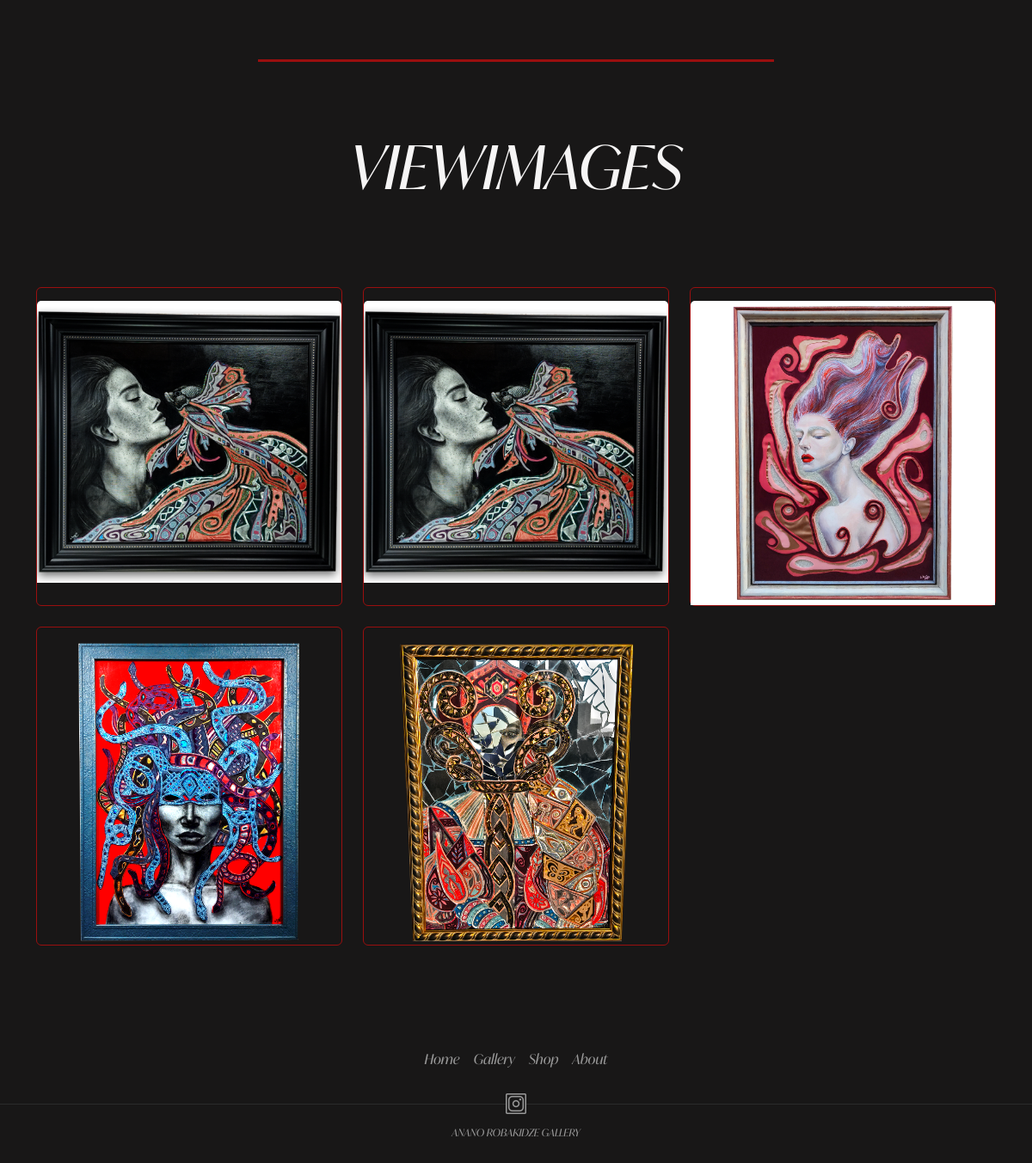
/gallery (lower part), run on an earlier commit of the app's database.
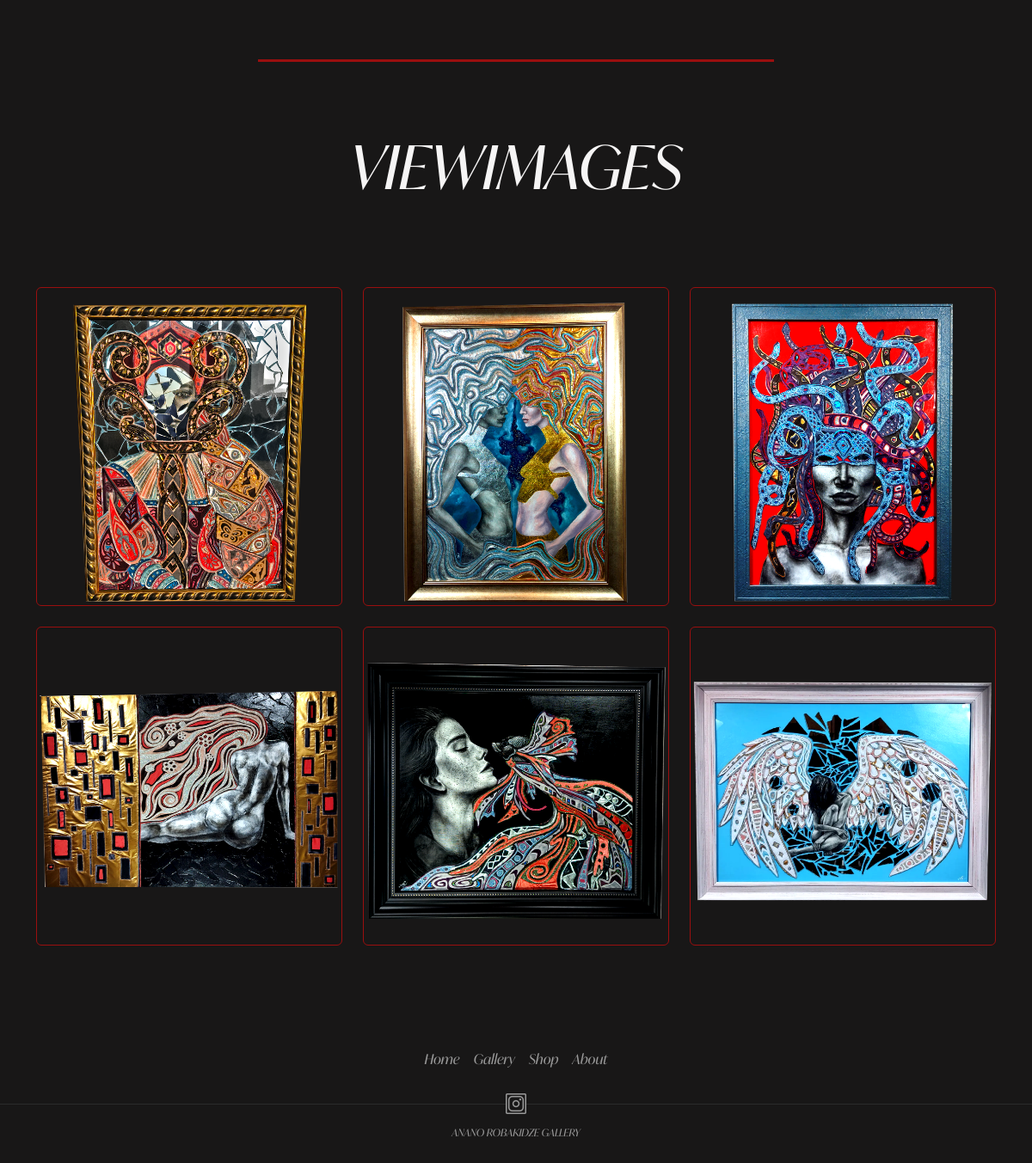
And on a later commit of the database.
### src/models/gallery_item.py (models this page shows)
class GalleryItem(BaseModel):
    __tablename__ = "gallery_items"
    id = db.Column(db.Integer, primary_key=True)
    title = db.Column(db.String)
    description = db.Column(db.Text)
    img = db.Column(db.String)

### src/views/gallery/routes.py (the view)
@gallery_blueprint.route('/gallery')
def gallery_page():
    gallery_items = GalleryItem.query.all()
    return render_template('gallery/gallery.html', gallery_items=gallery_items)

### src/template/gallery/gallery.html (shortened to what this page needs)
{% extends 'layouts/base.html' %}
{% block content %}
{% set video_filename = 'Video.Guru_20240103_175305601.mp4' %}
    <div class="line-container" style="margin-bottom: 30px;">
        <div class="line"></div>
    </div>
    <h2 class="gallery-header">VIEW  <span style="font-style: italic;">IMAGES</span></h2>
    <div class="container-fluid gallery-container mb-5">
        <div class="container-md mt-5 mb-5">
            <div class="row row-cols-1 row-cols-md-3 g-4">
                {% for item in gallery_items %}
                <div class="col">
                    <div class="card h-100" style="border: 1px solid #9a0f0f; background-color: transparent;">
                        <img src="{{ url_for('static', filename='img/' + item.img) }}" class="card-img-top gallery-img zoomable" alt="...">
                    </div>
                </div>
                {% endfor %}
            </div>
        </div>
    </div>
{% endblock %}

### src/template/layouts/base.html (shortened to what this page needs)
<!DOCTYPE html>
<html lang="en">
<head>
    <link href="https://cdn.jsdelivr.net/npm/bootstrap@5.3.2/dist/css/bootstrap.min.css" rel="stylesheet">
    <link rel="stylesheet" href="../static/styles/style.css">
    <link rel="stylesheet" href="../static/styles/gallery_style.css">
    <link rel="stylesheet" href="../static/styles/products_style.css">
</head>
<body>
    {% block content %}
    {% endblock %}
    {% include 'layouts/footer.html' %}
</body>
</html>

### src/template/layouts/footer.html
<footer class="py-3 my-4 mt-5">
    <ul class="nav justify-content-center pb-3 mb-4 position-relative" style="border-bottom: 1px solid #2b2b2b;">
      <li class="nav-item"><a href="{{ url_for('main.home') }}" class="nav-link px-2 text-body-secondary">Home</a></li>
      <li class="nav-item"><a href="{{url_for('gallery.gallery_page') }}" class="nav-link px-2 text-body-secondary">Gallery</a></li>
      <li class="nav-item"><a href="{{ url_for('product.products') }}" class="nav-link px-2 text-body-secondary">Shop</a></li>
      <li class="nav-item mb-3"><a href="{{ url_for('about.about_page') }}" class="nav-link px-2 text-body-secondary">About</a></li>
      <div class="position-absolute start-50 translate-middle-x" style="bottom: -20px;">
        <a href="https://www.instagram.com/a.r.myartwork/" class="nav-link px-2 text-body-secondary"><img src="../static/img/icons8-instagram-24 (1).png" style="background-color: #181717;"></a>
      </div>
    </ul>
    <p class="text-center text-body-secondary " style="font-size: 12px;">ANANO ROBAKIDZE GALLERY</p>
</footer>

### src/static/styles/style.css (style rules this page uses)
body { font-family: 'IvyMode'; }
html { box-sizing: border-box; }
*, *:before, *:after { box-sizing: inherit; }
body { margin: 0; padding: 0; background-color: #181717; }
.position-relative { position: relative; }
.line-container { display: flex; justify-content: center; }
.line { border-top: solid 3px #9a0f0f; width: 50%; }
.gallery-header { display: flex; justify-content: center; margin: 80px 0 80px; color:#9a0f0f; margin-top: 52px; }
.gallery-img { transition: transform 0.5s ease; }
.nav-link { color: #9a0f0f; }
.text-body-secondary { color: #999999 !important; }

### src/static/styles/gallery_style.css (style rules this page uses)
.gallery-header { margin: 80px 0 50px; text-align: center; color:#F6F5F5; font-size: 70px; font-weight: 400; }
.gallery-img { transition: transform 0.5s ease; }
.gallery-container { display: flex; flex-direction: column; height: auto; margin-bottom: 20px; }

### src/static/styles/products_style.css (style rules this page uses)
.card-img-top { transition: transform 0.5s ease; margin-top: 15px !important; }

What changed in the data, as far as the page shows it:
changed GalleryItem (number 1 of 6 on the later page): img: a different picture
changed GalleryItem (number 2 of 6 on the later page): img: a different picture
changed GalleryItem (number 3 of 6 on the later page): img: a different picture
changed GalleryItem (number 4 of 6 on the later page): img: a different picture
changed GalleryItem (number 5 of 6 on the later page): img: a different picture
added GalleryItem: img (picture)
